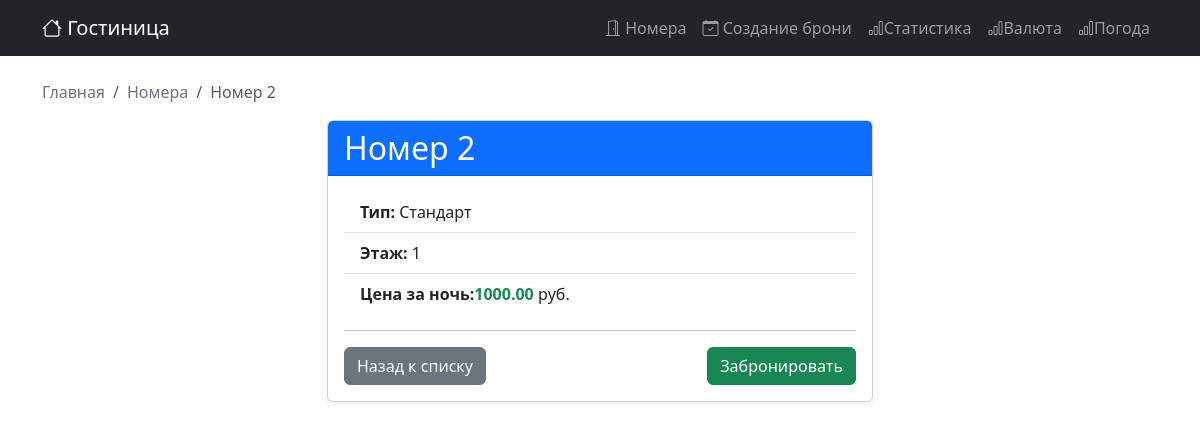
The app's page /rooms/2/ with its own data.
### hotel_def/models.py (models this page shows, shortened)
class Room(models.Model):
    number = models.CharField('Номер комнаты', max_length=10, unique=True)
    room_type = models.CharField('Тип номера', max_length=50, default='Стандарт')
    price_per_night = models.DecimalField('Цена за ночь', max_digits=10, decimal_places=2)
    floor = models.PositiveIntegerField('Этаж')
    class Meta:
        verbose_name = 'Номер'
        verbose_name_plural = 'Номера'

### hotel_def/views.py (the view)
# urls.py: path('rooms/<int:pk>/', views.RoomDetailView.as_view(), name='room_detail'),
class RoomDetailView(DetailView):
    model = Room
    template_name = 'room_detail.html'
    context_object_name = 'room'

### hotel_def/templates/room_detail.html (shortened to what this page needs)
{% extends 'base.html' %}
{% block content %}
    <nav aria-label="breadcrumb">
        <ol class="breadcrumb">
            <li class="breadcrumb-item"><a href="{% url 'core:home'%}">Главная</a></li>
            <li class="breadcrumb-item"><a href="{% url 'hotel:room_list' %}">Номера</a></li>
            <li class="breadcrumb-item active">Номер {{ room.number}} </li>
        </ol>
    </nav>
    <div class="row justify-content-center">
        <div class="col-md-6">
                <div class="card shadow-sm">
                        <div class="card-header bg-primary text-white">
                            <h2 class="mb-0">Номер {{ room.number }}</h2>
                        </div>
                        <div class="card-body">
                            <ul class="list-group list-group-flush mb-3">
                                <li class="list-group-item">
                                    <strong>Тип:</strong> {{ room.room_type }}
                                </li>
                                <li class="list-group-item">
                                    <strong>Этаж:</strong> {{ room.floor }}
                                </li>
                                <li class="list-group-item">
                                    <strong>Цена за ночь:</strong><span class="fw-bold text-success">{{room.price_per_night }}</span> руб.
                                </li>
                            </ul>
                            <hr>
                            <div class="d-flex justify-content-between">
                                <a href="{% url 'hotel:room_list'%}" class="btn btn-secondary">Назад к списку</a>
                                <a href="{% url 'hotel:booking_create' %}" class="btn btn-success">Забронировать</a>
                            </div>
                        </div>
                </div>
        </div>
    </div>
{% endblock %}

### core/templates/base.html (style rules this page uses)
.breadcrumb-item a { color:#6c757d; text-decoration: none; }

### records on screen
Room: number "2", room_type "Стандарт", floor "1", price_per_night "1000.00"
